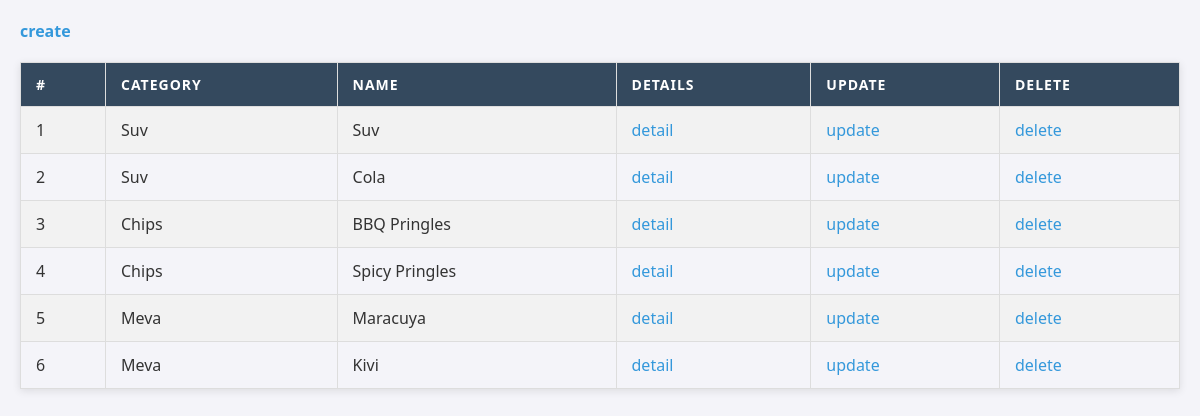
The page /back-office/product/list on the database its author committed.
### goods/models.py (models this page shows, shortened)
class Product(models.Model):
    name = models.CharField(max_length=255)
    quantity = models.PositiveIntegerField(default=1)
    price = models.DecimalField(max_digits=8, decimal_places=2)
    category = models.ForeignKey(Category, on_delete=models.CASCADE, related_name='products')
    description = models.TextField()

class Category(models.Model):
    name = models.CharField(max_length=255)
    title = models.TextField()
    img = models.ImageField(upload_to='category_img')

### goods/back-office/product/views.py (the view)
# urls.py: path('list', views.listProduct, name='listProduct'),
def listProduct(request):
    queryset = models.Product.objects.all()
    context = {}
    context['queryset'] = queryset
    return render(request, 'back-office/product/list.html',context)

### templates/back-office/product/list.html (shortened to what this page needs)
<!DOCTYPE html>
{% load static %}
<html lang="en">
<head>
    <link rel="stylesheet" href="{% static 'assets/css/productList.css' %}">
</head>
<body>
    <a href="{% url 'createProduct' %}">create</a>
    <table>
        <tr>
            <th>#</th>
            <th>category</th>
            <th>name</th>
            <th>Details</th>
            <th>Update</th>
            <th>Delete</th>
        </tr>
        {% for product in queryset %}
        <tr>
            <td>{{forloop.counter}}</td>
            <td>{{product.category.name}}</td>
            <td>{{product.name}}</td>
            <td><a href="{% url 'detailProduct' product.id %}">detail</a></td>
            <td><a href="{% url 'updateProduct' product.id %}">update</a></td>
            <td><a href="{% url 'deleteProduct' product.id %}">delete</a></td>
        </tr>
        {% endfor %}
    </table>
</body>
</html>

### static/assets/css/productList.css (style rules this page uses)
body { font-family: 'Segoe UI', Tahoma, Geneva, Verdana, sans-serif; margin: 20px; background-color: #f4f4f9; color: #333; }
a { color: #3498db; text-decoration: none; font-weight: bold; transition: color 0.3s ease; }
table { width: 100%; border-collapse: collapse; margin-top: 20px; box-shadow: 0 2px 8px rgba(0, 0, 0, 0.1); }
th, td { border: 1px solid #ddd; padding: 12px 15px; text-align: left; transition: background-color 0.3s ease; }
th { background-color: #34495e; color: #fff; text-transform: uppercase; font-size: 14px; letter-spacing: 1px; }
tr:nth-child(even) { background-color: #f2f2f2; }
td a { color: #3498db; text-decoration: none; font-weight: normal; }

### rows shown on the page
Product: category.name "Suv", name "Suv"
Product: category.name "Suv", name "Cola"
Product: category.name "Chips", name "BBQ Pringles"
Product: category.name "Chips", name "Spicy Pringles"
Product: category.name "Meva", name "Maracuya"
Product: category.name "Meva", name "Kivi"
